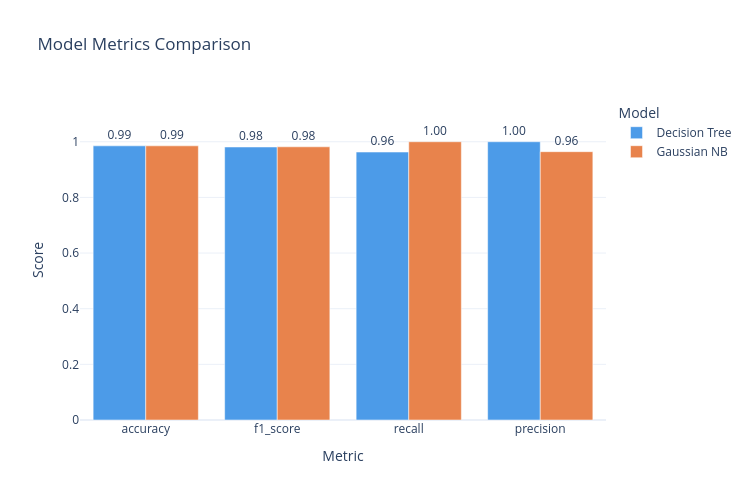

Here is the notebook cell this chart was saved with:
### Code cell
import os
import plotly.io as pio

# --- Grouped Bar Chart ---
metrics = ["accuracy", "f1_score", "recall", "precision"]
colors  = ["#4C9BE8", "#E8834C"]

fig = go.Figure()

for i, row in enumerate(metrics_df.iter_rows(named=True)):
    fig.add_trace(go.Bar(
        name=row["model"],
        x=metrics,
        y=[row["accuracy"], row["f1_score"], row["recall"], row["precision"]],
        marker_color=colors[i],
        text=[f"{v:.2f}" for v in [row["accuracy"], row["f1_score"], row["recall"], row["precision"]]],
        textposition="outside",
    ))

fig.update_layout(
    title="Model Metrics Comparison",
    barmode="group",
    xaxis_title="Metric",
    yaxis_title="Score",
    yaxis=dict(range=[0, 1.15]),
    legend_title="Model",
    height=500,
    width=750,
    template="plotly_white",
)

# --- Save Image ---
batch = os.getcwd()
path  = os.path.join(batch, '..', 'outputs', 'figures', 'comparison_table.png')   

os.makedirs(os.path.dirname(path), exist_ok=True)    

fig.write_image(path)    
fig.show()

### Figure 1 — Plotly figure (JSON) as saved in the notebook; plotly's stock layout.template omitted (floating-point values rounded to 4 significant figures)
{"data": [{"marker": {"color": "#4C9BE8"}, "name": "Decision Tree", "text": ["0.99", "0.98", "0.96", "1.00"], "textposition": "outside", "type": "bar", "x": ["accuracy", "f1_score", "recall", "precision"], "y": [0.9853, 0.9811, 0.963, 1]}, {"marker": {"color": "#E8834C"}, "name": "Gaussian NB", "text": ["0.99", "0.98", "1.00", "0.96"], "textposition": "outside", "type": "bar", "x": ["accuracy", "f1_score", "recall", "precision"], "y": [0.9853, 0.9818, 1, 0.9643]}], "layout": {"barmode": "group", "height": 500, "legend": {"title": {"text": "Model"}}, "title": {"text": "Model Metrics Comparison"}, "width": 750, "xaxis": {"title": {"text": "Metric"}}, "yaxis": {"range": [0, 1.15], "title": {"text": "Score"}}}}
